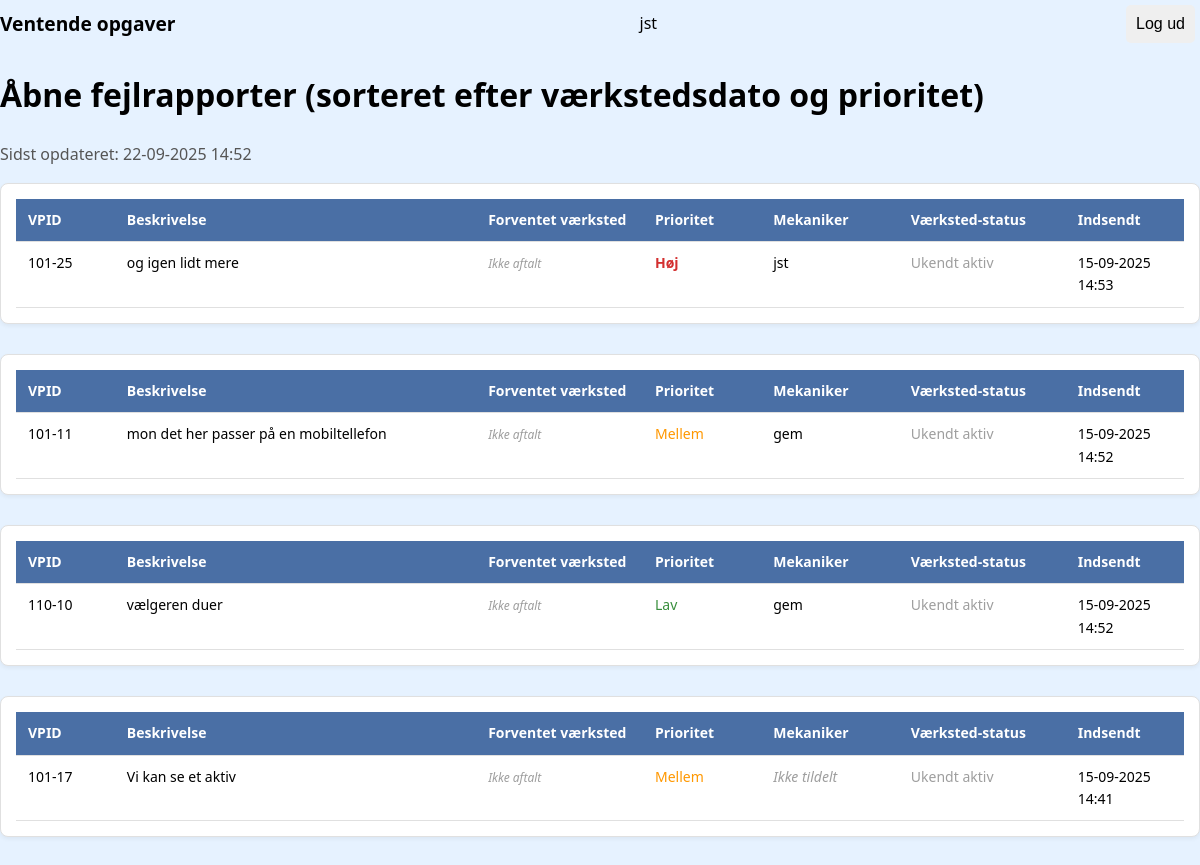
Page /open_reports/ (signed in) on the earlier database version.
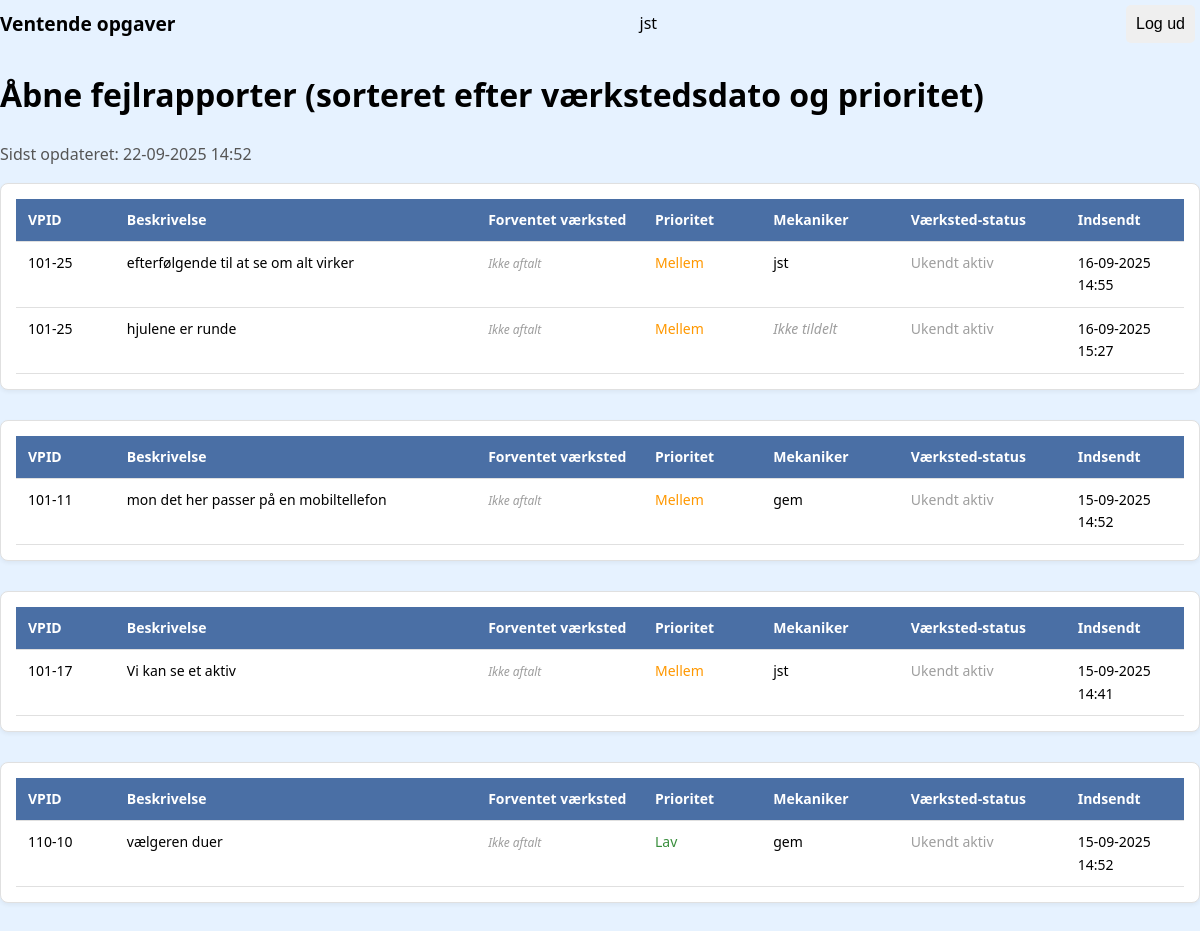
Same page on the later database version.
### assets/models.py (models this page shows, shortened)
class FaultReport(models.Model):
    LANGUAGE_CHOICES = [
        ('de', _("Tysk")),
        ('pl', _("Polsk")),
        ('en', _("Engelsk")),
    ]
    PRIORITY_CHOICES = [
        (1, _("Høj")),
        (2, _("Normal")),
        (3, _("Lav (vent til service)")),
    ]
    STATUS_CHOICES = [
        ('Active', _("Aktiv")),
        ('Paused', _("På pause")),
        ('Completed', _("Afsluttet")),
    ]
    title = models.CharField(max_length=100, verbose_name=_("Titel"))
    description = models.TextField(verbose_name=_("Beskrivelse (oversat)"))
    original_description = models.TextField(
        blank=True,
        null=True,
        verbose_name=_("Original beskrivelse")
    )
    sprog = models.CharField(
        max_length=2,
        choices=LANGUAGE_CHOICES,
        default='de',
        verbose_name=_("Originalt sprog")
    )
    created_at = models.DateTimeField(auto_now_add=True, verbose_name=_("Oprettet"))
    updated_at = models.DateTimeField(auto_now=True, verbose_name=_("Opdateret"))
    status = models.CharField(
        max_length=20,
        choices=STATUS_CHOICES,
        default='Active',
        verbose_name=_("Status")
    )
    image = models.ImageField(
        upload_to='fault_reports/',
        blank=True,
        verbose_name=_("Billede")
    )
    repair_status = models.BooleanField(
        default=False,
        verbose_name=_("Reparationsstatus")
    )
    machine = models.CharField(
        max_length=100,
        blank=True,
        null=True,
        default="",
        verbose_name=_("Maskine")
    )
    location = models.CharField(
        max_length=100,
        blank=True,
        null=True,
        default="",
        verbose_name=_("Lokation")
    )
    vpid = models.CharField(
        max_length=100,
        blank=True,
        null=True,
        verbose_name=_("VPID")
    )
    asset = models.ForeignKey(
        'Asset',
        on_delete=models.SET_NULL,
        null=True,
        blank=True,
        verbose_name=_("Aktiv")
    )
    priority = models.IntegerField(
        choices=PRIORITY_CHOICES,
        default=2,
        verbose_name=_("Prioritet")
    )
    assigned_to = models.ForeignKey(
        User,
        on_delete=models.SET_NULL,
        null=True,
        blank=True,
        verbose_name=_("Tildelt mekaniker"),
        related_name='assigned_reports'
    )
    started_at = models.DateTimeField(
        null=True,
        blank=True,
        verbose_name=_("Arbejde påbegyndt")
    )
    completed_at = models.DateTimeField(
        null=True,
        blank=True,
        verbose_name=_("Afsluttet")
    )
    completed_by = models.ForeignKey(
        User,
        on_delete=models.SET_NULL,
        null=True,
        blank=True,
        verbose_name=_("Udført af"),
        related_name='completed_reports'
    )
    notes = models.TextField(
        blank=True,
        verbose_name=_("Noter (til mekaniker)")
    )
    is_approved = models.BooleanField(
        default=False,
        verbose_name=_("Godkendt")
    )
    mechanic_report = models.TextField(
        blank=True,
        null=True,
        verbose_name=_("Mekanikerrapport")
    )
    expected_workshop_date = models.DateTimeField(
        null=True,
        blank=True,
        verbose_name=_("Forventet indkaldelse til værksted"),
        help_text=_("Dato og tid for når aktivet forventes indkaldt til værksted.")
    )
    def current_status(self):
        return self.get_status_display()
    current_status.short_description = _("Nuværende status")

### assets/views.py (the view)
# urls.py: path('open_reports/', views.open_reports, name='open_reports'),
@login_required
def open_reports(request):
    open_reports = FaultReport.objects.filter(
        completed_at__isnull=True
    ).annotate(
        is_assigned=Case(
            When(assigned_to__isnull=False, then=Value(0)),
            default=Value(1),
            output_field=IntegerField(),
        ),
        safe_priority=Case(
            When(priority=1, then=Value(1)),
            When(priority=2, then=Value(2)),
            When(priority=3, then=Value(3)),
            default=Value(4),
            output_field=IntegerField(),
        ),
        has_expected_date=Case(
            When(expected_workshop_date__isnull=False, then=Value(0)),
            default=Value(1),
            output_field=IntegerField(),
        )
    ).order_by(
        'is_assigned',
        'has_expected_date',  # Prioriter rapporter med aftalt værkstedsdato
        'expected_workshop_date',  # Sorter efter dato
        'safe_priority',
        '-created_at'
    )
    reports_by_vpid = {}
    for report in open_reports:
        vpid = report.vpid
        if vpid not in reports_by_vpid:
            reports_by_vpid[vpid] = []
        reports_by_vpid[vpid].append(report)
    context = {
        'reports_by_vpid': reports_by_vpid,
        'title': 'Åbne fejlrapporter (sorteret efter værkstedsdato og prioritet)',
        'last_updated': timezone.now(),
        'user': request.user,
    }
    return render(request, 'open_reports.html', context)

### templates/open_reports.html (shortened to what this page needs)
{% extends "base.html" %}
{% block content %}
<h1>{{ title }}</h1>
<p class="last-updated">
    Sidst opdateret: <span id="update-time">{{ last_updated|date:"d-m-Y H:i" }}</span>
</p>
<div id="reports-container">
    {% for vpid, reports in reports_by_vpid.items %}
    <div class="vpid-group">
        <table class="reports-table">
            <thead>
                <tr>
                    <th>VPID</th>
                    <th>Beskrivelse</th>
                    <th>Forventet værksted</th>
                    <th>Prioritet</th>
                    <th>Mekaniker</th>
                    <th>Værksted-status</th>
                    <th>Indsendt</th>
                </tr>
            </thead>
            <tbody>
                {% for report in reports %}
                <tr>
                    <td>{{ report.vpid }}</td>
                    <td>{{ report.description }}</td>
                    <td>
                        {% if report.expected_workshop_date %}
                            {% now "Y-m-d H:i:s" as current_datetime %}
                            {% if report.expected_workshop_date|date:"Y-m-d H:i:s" < current_datetime %}
                                <span class="workshop-date overdue" title="Forsinket!">
                                    <i class="bi bi-exclamation-triangle-fill"></i>
                                    {{ report.expected_workshop_date|date:"d-m-Y H:i" }}
                                </span>
                            {% elif report.expected_workshop_date|date:"Y-m-d" == current_datetime|slice:":10" %}
                                <span class="workshop-date today" title="I dag!">
                                    <i class="bi bi-calendar-event"></i>
                                    {{ report.expected_workshop_date|date:"H:i" }}
                                </span>
                            {% else %}
                                <span class="workshop-date future" title="Planlagt">
                                    <i class="bi bi-calendar-check"></i>
                                    {{ report.expected_workshop_date|date:"d-m-Y H:i" }}
                                </span>
                            {% endif %}
                        {% else %}
                            <span class="no-workshop-date">Ikke aftalt</span>
                        {% endif %}
                    </td>
                    <td class="priority-{% if report.priority == 1 %}høj{% elif report.priority == 2 %}mellem{% elif report.priority == 3 %}lav{% else %}ukendt{% endif %}">
                        {% if report.priority == 1 %}Høj{% elif report.priority == 2 %}Mellem{% elif report.priority == 3 %}Lav{% else %}<span style="color: purple;">Ukendt ({{ report.priority }})</span>{% endif %}
                    </td>
                    <td>{% if report.assigned_to %}{{ report.assigned_to.get_full_name|default:report.assigned_to.username }}{% else %}<span class="unassigned">Ikke tildelt</span>{% endif %}</td>
                    <td>
                        {% with asset=report.asset %}
                        {% if asset %}
                        {% if asset.in_workshop %}
                        <strong style="color: #d32f2f;">På værksted</strong><br>
                        <small>Fra: {{ asset.workshop_from_date|date:"d-m-Y"|default:"?" }}</small><br>
                        <small>Retur: {{ asset.workshop_expected_return|date:"d-m-Y"|default:"Ukendt" }}</small>
                        {% else %}
                        <span style="color: #388e3c;">Ikke på værksted</span>
                        {% endif %}
                        {% else %}
                        <span style="color: #9e9e9e;">Ukendt aktiv</span>
                        {% endif %}
                        {% endwith %}
                    </td>
                    <td>{{ report.created_at|date:"d-m-Y H:i" }}</td>
                </tr>
                {% endfor %}
            </tbody>
        </table>
    </div>
    {% empty %}
    <p>Ingen åbne fejlrapporter.</p>
    {% endfor %}
</div>
{% endblock %}

Differences in the rows shown:
no longer on this page (row edited): FaultReport: vpid "101-25", description "og igen lidt mere", shows "Ikke aftalt", priority "Høj", assigned_to.get_full_name "jst", created_at "15-09-2025 14:53"
added FaultReport: vpid "101-25", description "efterfølgende til at se om alt virker", shows "Ikke aftalt", priority "Mellem", assigned_to.get_full_name "jst", created_at "16-09-2025 14:55"
added FaultReport: vpid "101-25", description "hjulene er runde", shows "Ikke aftalt", priority "Mellem", shows "Ikke tildelt", created_at "16-09-2025 15:27"
changed FaultReport "Vi kan se et aktiv": assigned_to.get_full_name (not shown) → "jst"; no longer shows "Ikke tildelt"; moves up the list
